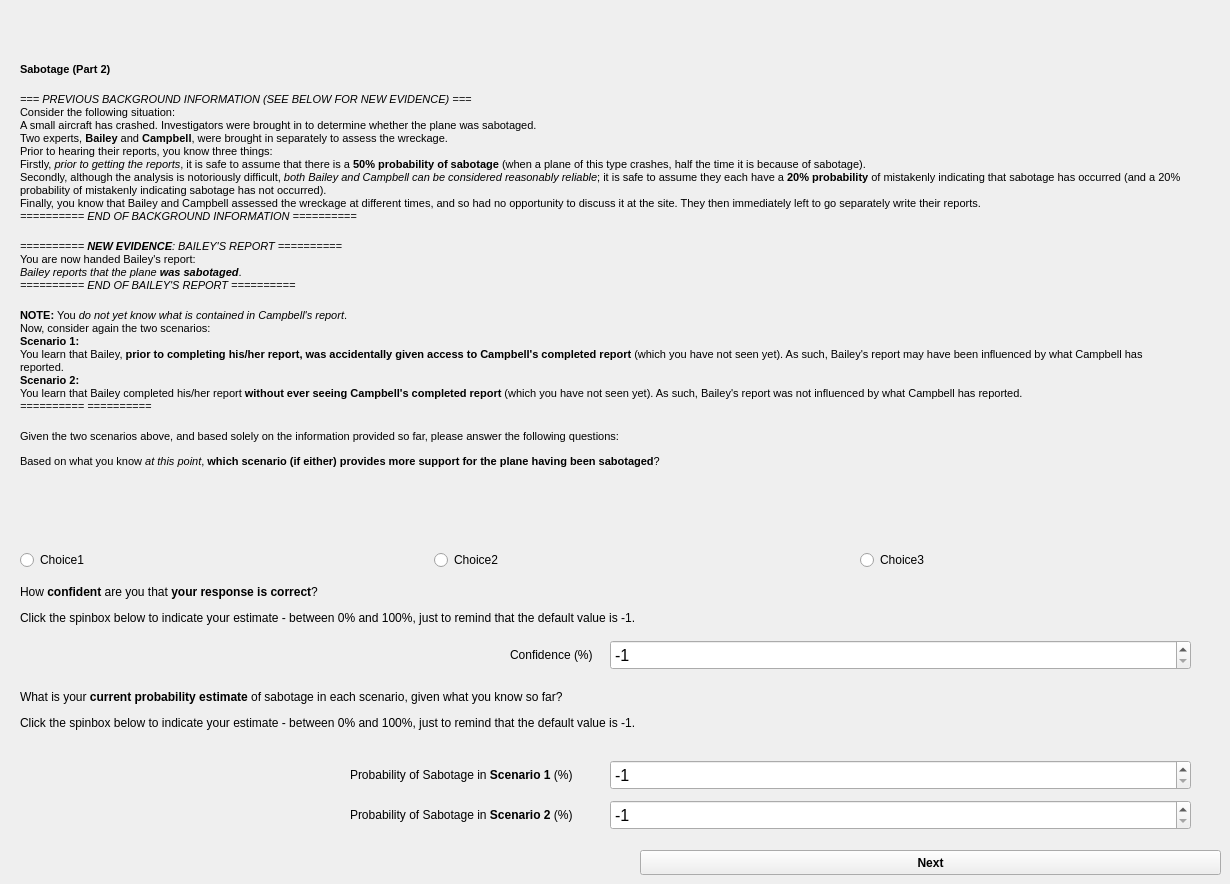
    <widget class="QWidget" name="E1_P2">
     <widget class="QLabel" name="E1_P2_probability_instruction_lbl">
      <property name="geometry">
       <rect>
        <x>20</x>
        <y>680</y>
        <width>1169</width>
        <height>61</height>
       </rect>
      </property>
      <property name="maximumSize">
       <size>
        <width>1169</width>
        <height>430</height>
       </size>
      </property>
      <property name="font">
       <font>
        <family>Arial</family>
        <pointsize>11</pointsize>
       </font>
      </property>
      <property name="locale">
       <locale language="English" country="UnitedKingdom"/>
      </property>
      <property name="text">
       <string>&lt;html&gt;&lt;head/&gt;&lt;body&gt;&lt;p&gt;&lt;span style=&quot; font-family:'Calibri','sans-serif'; font-size:9pt;&quot;&gt;What is your &lt;/span&gt;&lt;span style=&quot; font-family:'Calibri','sans-serif'; font-size:9pt; font-weight:600;&quot;&gt;current probability estimate&lt;/span&gt;&lt;span style=&quot; font-family:'Calibri','sans-serif'; font-size:9pt;&quot;&gt; of sabotage in each scenario, given what you know so far?&lt;/span&gt;&lt;/p&gt;&lt;p&gt;&lt;span style=&quot; font-size:9pt;&quot;&gt;Click the spinbox below to indicate your estimate - between 0% and 100%, just to remind that the default value is -1.&lt;/span&gt;&lt;/p&gt;&lt;/body&gt;&lt;/html&gt;</string>
      </property>
      <property name="wordWrap">
       <bool>true</bool>
      </property>
     </widget>
     <widget class="QRadioButton" name="E1_P2_choice3">
      <property name="geometry">
       <rect>
        <x>860</x>
        <y>550</y>
        <width>231</width>
        <height>20</height>
       </rect>
      </property>
      <property name="text">
       <string>Choice3</string>
      </property>
     </widget>
     <widget class="QLabel" name="E1_P2_confidence_question_lbl">
      <property name="geometry">
       <rect>
        <x>20</x>
        <y>580</y>
        <width>1169</width>
        <height>51</height>
       </rect>
      </property>
      <property name="maximumSize">
       <size>
        <width>1169</width>
        <height>430</height>
       </size>
      </property>
      <property name="font">
       <font>
        <family>Arial</family>
        <pointsize>11</pointsize>
       </font>
      </property>
      <property name="locale">
       <locale language="English" country="UnitedKingdom"/>
      </property>
      <property name="text">
       <string>&lt;html&gt;&lt;head/&gt;&lt;body&gt;&lt;p&gt;&lt;span style=&quot; font-size:9pt;&quot;&gt;How &lt;/span&gt;&lt;span style=&quot; font-size:9pt; font-weight:600;&quot;&gt;confident&lt;/span&gt;&lt;span style=&quot; font-size:9pt;&quot;&gt; are you that &lt;/span&gt;&lt;span style=&quot; font-size:9pt; font-weight:600;&quot;&gt;your response is correct&lt;/span&gt;&lt;span style=&quot; font-size:9pt;&quot;&gt;? &lt;/span&gt;&lt;/p&gt;&lt;p&gt;&lt;span style=&quot; font-size:9pt;&quot;&gt;Click the spinbox below to indicate your estimate - between 0% and 100%, just to remind that the default value is -1.&lt;/span&gt;&lt;/p&gt;&lt;/body&gt;&lt;/html&gt;</string>
      </property>
      <property name="wordWrap">
       <bool>true</bool>
      </property>
     </widget>
     <widget class="QSpinBox" name="E1_P2_probability_scenario1_sbx">
      <property name="geometry">
       <rect>
        <x>610</x>
        <y>760</y>
        <width>581</width>
        <height>30</height>
       </rect>
      </property>
      <property name="maximumSize">
       <size>
        <width>581</width>
        <height>30</height>
       </size>
      </property>
      <property name="font">
       <font>
        <family>Arial</family>
        <pointsize>12</pointsize>
       </font>
      </property>
      <property name="minimum">
       <number>-1</number>
      </property>
      <property name="maximum">
       <number>100</number>
      </property>
      <property name="value">
       <number>-1</number>
      </property>
     </widget>
     <widget class="QRadioButton" name="E1_P2_choice1">
      <property name="geometry">
       <rect>
        <x>20</x>
        <y>550</y>
        <width>231</width>
        <height>20</height>
       </rect>
      </property>
      <property name="text">
       <string>Choice1</string>
      </property>
     </widget>
     <widget class="QSpinBox" name="E1_P2_confidence_sbx">
      <property name="geometry">
       <rect>
        <x>610</x>
        <y>640</y>
        <width>581</width>
        <height>30</height>
       </rect>
      </property>
      <property name="maximumSize">
       <size>
        <width>581</width>
        <height>30</height>
       </size>
      </property>
      <property name="font">
       <font>
        <family>Arial</family>
        <pointsize>12</pointsize>
       </font>
      </property>
      <property name="minimum">
       <number>-1</number>
      </property>
      <property name="maximum">
       <number>100</number>
      </property>
      <property name="value">
       <number>-1</number>
      </property>
     </widget>
     <widget class="QLabel" name="E1_P2_confidence_lbl">
      <property name="geometry">
       <rect>
        <x>510</x>
        <y>640</y>
        <width>101</width>
        <height>31</height>
       </rect>
      </property>
      <property name="maximumSize">
       <size>
        <width>1169</width>
        <height>430</height>
       </size>
      </property>
      <property name="font">
       <font>
        <family>Arial</family>
        <pointsize>11</pointsize>
       </font>
      </property>
      <property name="locale">
       <locale language="English" country="UnitedKingdom"/>
      </property>
      <property name="text">
       <string>&lt;html&gt;&lt;head/&gt;&lt;body&gt;&lt;p&gt;&lt;span style=&quot; font-family:'Calibri','sans-serif'; font-size:9pt;&quot;&gt;Confidence (%)&lt;/span&gt;&lt;/p&gt;&lt;/body&gt;&lt;/html&gt;</string>
      </property>
      <property name="wordWrap">
       <bool>true</bool>
      </property>
     </widget>
     <widget class="QRadioButton" name="E1_P2_choice2">
      <property name="geometry">
       <rect>
        <x>434</x>
        <y>550</y>
        <width>231</width>
        <height>20</height>
       </rect>
      </property>
      <property name="text">
       <string>Choice2</string>
      </property>
     </widget>
     <widget class="QLabel" name="E1_P2_probability_scenario1_lbl">
      <property name="geometry">
       <rect>
        <x>350</x>
        <y>760</y>
        <width>261</width>
        <height>31</height>
       </rect>
      </property>
      <property name="maximumSize">
       <size>
        <width>1169</width>
        <height>430</height>
       </size>
      </property>
      <property name="font">
       <font>
        <family>Arial</family>
        <pointsize>11</pointsize>
       </font>
      </property>
      <property name="locale">
       <locale language="English" country="UnitedKingdom"/>
      </property>
      <property name="text">
       <string>&lt;html&gt;&lt;head/&gt;&lt;body&gt;&lt;p&gt;&lt;span style=&quot; font-family:'Calibri','sans-serif'; font-size:9pt;&quot;&gt;Probability of Sabotage in &lt;/span&gt;&lt;span style=&quot; font-family:'Calibri','sans-serif'; font-size:9pt; font-weight:600;&quot;&gt;Scenario 1&lt;/span&gt;&lt;span style=&quot; font-family:'Calibri','sans-serif'; font-size:9pt;&quot;&gt; (%)&lt;/span&gt;&lt;/p&gt;&lt;/body&gt;&lt;/html&gt;</string>
      </property>
      <property name="wordWrap">
       <bool>true</bool>
      </property>
     </widget>
     <widget class="QWidget" name="gridLayoutWidget_9">
      <property name="geometry">
       <rect>
        <x>20</x>
        <y>0</y>
        <width>1171</width>
        <height>531</height>
       </rect>
      </property>
      <layout class="QGridLayout" name="E1_P2_layout">
       <property name="sizeConstraint">
        <enum>QLayout::SetMinimumSize</enum>
       </property>
       <item row="1" column="0" colspan="2">
        <widget class="QLabel" name="E1_P2_instruction_lbl">
         <property name="maximumSize">
          <size>
           <width>1169</width>
           <height>600</height>
          </size>
         </property>
         <property name="font">
          <font>
           <family>Arial</family>
           <pointsize>11</pointsize>
          </font>
         </property>
         <property name="locale">
          <locale language="English" country="UnitedKingdom"/>
         </property>
         <property name="text">
          <string>&lt;html&gt;&lt;head/&gt;&lt;body&gt;&lt;p&gt;&lt;span style=&quot; font-size:8pt; font-weight:600;&quot;&gt;Sabotage (Part 2)&lt;/span&gt;&lt;span style=&quot; font-size:8pt;&quot;&gt;&lt;br/&gt;&lt;br/&gt;&lt;/span&gt;&lt;span style=&quot; font-size:8pt; font-style:italic;&quot;&gt;=== PREVIOUS BACKGROUND INFORMATION (SEE BELOW FOR NEW EVIDENCE) ===&lt;/span&gt;&lt;span style=&quot; font-size:8pt;&quot;&gt;&lt;br/&gt;Consider the following situation:&lt;br/&gt;A small aircraft has crashed. Investigators were brought in to determine whether the plane was sabotaged.&lt;br/&gt;Two experts, &lt;/span&gt;&lt;span style=&quot; font-size:8pt; font-weight:600;&quot;&gt;Bailey&lt;/span&gt;&lt;span style=&quot; font-size:8pt;&quot;&gt; and &lt;/span&gt;&lt;span style=&quot; font-size:8pt; font-weight:600;&quot;&gt;Campbell&lt;/span&gt;&lt;span style=&quot; font-size:8pt;&quot;&gt;, were brought in separately to assess the wreckage. &lt;br/&gt;Prior to hearing their reports, you know three things:&lt;br/&gt;Firstly, &lt;/span&gt;&lt;span style=&quot; font-size:8pt; font-style:italic;&quot;&gt;prior to getting the reports&lt;/span&gt;&lt;span style=&quot; font-size:8pt;&quot;&gt;, it is safe to assume that there is a &lt;/span&gt;&lt;span style=&quot; font-size:8pt; font-weight:600;&quot;&gt;50% probability of sabotage&lt;/span&gt;&lt;span style=&quot; font-size:8pt;&quot;&gt; (when a plane of this type crashes, half the time it is because of sabotage).&lt;br/&gt;Secondly, although the analysis is notoriously difficult, &lt;/span&gt;&lt;span style=&quot; font-size:8pt; font-style:italic;&quot;&gt;both Bailey and Campbell can be considered reasonably reliable&lt;/span&gt;&lt;span style=&quot; font-size:8pt;&quot;&gt;; it is safe to assume they each have a &lt;/span&gt;&lt;span style=&quot; font-size:8pt; font-weight:600;&quot;&gt;20% probability&lt;/span&gt;&lt;span style=&quot; font-size:8pt;&quot;&gt; of mistakenly indicating that sabotage has occurred (and a 20% probability of mistakenly indicating sabotage has not occurred).&lt;br/&gt;Finally, you know that Bailey and Campbell assessed the wreckage at different times, and so had no opportunity to discuss it at the site. They then immediately left to go separately write their reports.&lt;br/&gt;&lt;/span&gt;&lt;span style=&quot; font-size:8pt; font-style:italic;&quot;&gt;========== END OF BACKGROUND INFORMATION ========== &lt;/span&gt;&lt;span style=&quot; font-size:8pt;&quot;&gt;&lt;br/&gt;&lt;br/&gt;&lt;/span&gt;&lt;span style=&quot; font-size:8pt; font-style:italic;&quot;&gt;========== &lt;/span&gt;&lt;span style=&quot; font-size:8pt; font-weight:600; font-style:italic;&quot;&gt;NEW EVIDENCE&lt;/span&gt;&lt;span style=&quot; font-size:8pt; font-style:italic;&quot;&gt;: BAILEY'S REPORT ========== &lt;/span&gt;&lt;span style=&quot; font-size:8pt;&quot;&gt;&lt;br/&gt;You are now handed Bailey's report:&lt;br/&gt;&lt;/span&gt;&lt;span style=&quot; font-size:8pt; font-style:italic;&quot;&gt;Bailey reports that the plane &lt;/span&gt;&lt;span style=&quot; font-size:8pt; font-weight:600; font-style:italic;&quot;&gt;was sabotaged&lt;/span&gt;&lt;span style=&quot; font-size:8pt;&quot;&gt;.&lt;br/&gt;&lt;/span&gt;&lt;span style=&quot; font-size:8pt; font-style:italic;&quot;&gt;========== END OF BAILEY'S REPORT ========== &lt;/span&gt;&lt;span style=&quot; font-size:8pt;&quot;&gt;&lt;br/&gt;&lt;br/&gt;&lt;/span&gt;&lt;span style=&quot; font-size:8pt; font-weight:600;&quot;&gt;NOTE:&lt;/span&gt;&lt;span style=&quot; font-size:8pt;&quot;&gt; You &lt;/span&gt;&lt;span style=&quot; font-size:8pt; font-style:italic;&quot;&gt;do not yet know what is contained in Campbell's report&lt;/span&gt;&lt;span style=&quot; font-size:8pt;&quot;&gt;.&lt;br/&gt;Now, consider again the two scenarios:&lt;br/&gt;&lt;/span&gt;&lt;span style=&quot; font-size:8pt; font-weight:600;&quot;&gt;Scenario 1:&lt;/span&gt;&lt;span style=&quot; font-size:8pt;&quot;&gt;&lt;br/&gt;You learn that Bailey, &lt;/span&gt;&lt;span style=&quot; font-size:8pt; font-weight:600;&quot;&gt;prior to completing his/her report, was accidentally given access to Campbell's completed report&lt;/span&gt;&lt;span style=&quot; font-size:8pt;&quot;&gt; (which you have not seen yet). As such, Bailey's report may have been influenced by what Campbell has reported.&lt;br/&gt;&lt;/span&gt;&lt;span style=&quot; font-size:8pt; font-weight:600;&quot;&gt;Scenario 2:&lt;/span&gt;&lt;span style=&quot; font-size:8pt;&quot;&gt;&lt;br/&gt;You learn that Bailey completed his/her report &lt;/span&gt;&lt;span style=&quot; font-size:8pt; font-weight:600;&quot;&gt;without ever seeing Campbell's completed report&lt;/span&gt;&lt;span style=&quot; font-size:8pt;&quot;&gt; (which you have not seen yet). As such, Bailey's report was not influenced by what Campbell has reported.&lt;br/&gt;&lt;/span&gt;&lt;span style=&quot; font-size:8pt; font-style:italic;&quot;&gt;========== ========== &lt;/span&gt;&lt;span style=&quot; font-size:8pt;&quot;&gt;&lt;br/&gt;&lt;br/&gt;Given the two scenarios above, and based solely on the information provided so far, please answer the following questions: &lt;/span&gt;&lt;/p&gt;&lt;p&gt;&lt;span style=&quot; font-size:8pt;&quot;&gt;Based on what you know &lt;/span&gt;&lt;span style=&quot; font-size:8pt; font-style:italic;&quot;&gt;at this point&lt;/span&gt;&lt;span style=&quot; font-size:8pt;&quot;&gt;, &lt;/span&gt;&lt;span style=&quot; font-size:8pt; font-weight:600;&quot;&gt;which scenario (if either) provides more support for the plane having been sabotaged&lt;/span&gt;&lt;span style=&quot; font-size:8pt;&quot;&gt;? &lt;/span&gt;&lt;/p&gt;&lt;/body&gt;&lt;/html&gt;</string>
         </property>
         <property name="wordWrap">
          <bool>true</bool>
         </property>
        </widget>
       </item>
      </layout>
     </widget>
     <widget class="QLabel" name="E1_P2_probability_scenario2_lbl">
      <property name="geometry">
       <rect>
        <x>350</x>
        <y>800</y>
        <width>261</width>
        <height>31</height>
       </rect>
      </property>
      <property name="maximumSize">
       <size>
        <width>1169</width>
        <height>430</height>
       </size>
      </property>
      <property name="font">
       <font>
        <family>Arial</family>
        <pointsize>11</pointsize>
       </font>
      </property>
      <property name="locale">
       <locale language="English" country="UnitedKingdom"/>
      </property>
      <property name="text">
       <string>&lt;html&gt;&lt;head/&gt;&lt;body&gt;&lt;p&gt;&lt;span style=&quot; font-family:'Calibri','sans-serif'; font-size:9pt;&quot;&gt;Probability of Sabotage in &lt;/span&gt;&lt;span style=&quot; font-family:'Calibri','sans-serif'; font-size:9pt; font-weight:600;&quot;&gt;Scenario 2&lt;/span&gt;&lt;span style=&quot; font-family:'Calibri','sans-serif'; font-size:9pt;&quot;&gt; (%)&lt;/span&gt;&lt;/p&gt;&lt;/body&gt;&lt;/html&gt;</string>
      </property>
      <property name="wordWrap">
       <bool>true</bool>
      </property>
     </widget>
     <widget class="QSpinBox" name="E1_P2_probability_scenario2_sbx">
      <property name="geometry">
       <rect>
        <x>610</x>
        <y>800</y>
        <width>581</width>
        <height>30</height>
       </rect>
      </property>
      <property name="maximumSize">
       <size>
        <width>581</width>
        <height>30</height>
       </size>
      </property>
      <property name="font">
       <font>
        <family>Arial</family>
        <pointsize>12</pointsize>
       </font>
      </property>
      <property name="minimum">
       <number>-1</number>
      </property>
      <property name="maximum">
       <number>100</number>
      </property>
      <property name="value">
       <number>-1</number>
      </property>
     </widget>
     <widget class="QPushButton" name="E1_P2_next_btn">
      <property name="geometry">
       <rect>
        <x>640</x>
        <y>850</y>
        <width>581</width>
        <height>25</height>
       </rect>
      </property>
      <property name="maximumSize">
       <size>
        <width>581</width>
        <height>25</height>
       </size>
      </property>
      <property name="font">
       <font>
        <family>Arial</family>
        <weight>75</weight>
        <bold>true</bold>
       </font>
      </property>
      <property name="text">
       <string>Next</string>
      </property>
     </widget>
    </widget>
